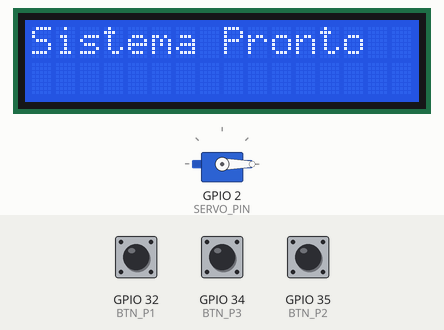
This program was run on a simulated ESP32. Shown: servo, 16×2 character LCD. The test bench sets the inputs (shaded band); at power-on: GPIO 34 (BTN_P3) HIGH, GPIO 35 (BTN_P2) HIGH, GPIO 32 (BTN_P1) HIGH. What the program prints to the serial monitor is not drawn.

Above: at 1.2 s.
1.3 s: GPIO 34 (BTN_P3) pulled LOW for 0.15 s
At 2.1 s:
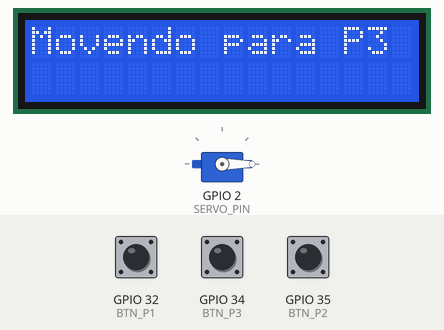
4.4 s: GPIO 34 (BTN_P3) pulled LOW for 1 s
At 6.5 s:
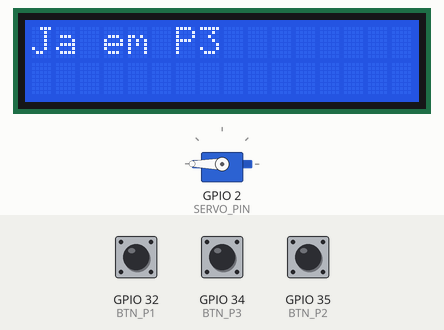
6.9 s: GPIO 35 (BTN_P2) pulled LOW for 0.15 s
At 9.7 s:
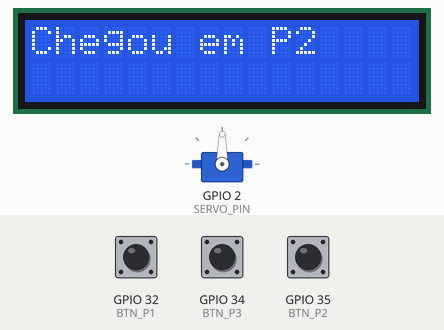
10.0 s: GPIO 32 (BTN_P1) pulled LOW for 0.15 s
At 12.4 s:
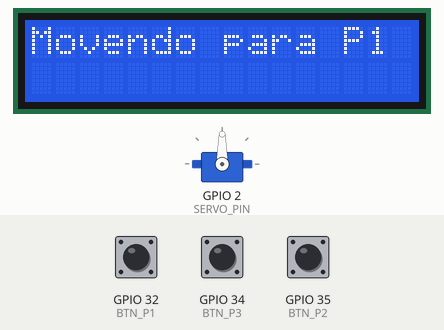
13.1 s: GPIO 32 (BTN_P1) pulled LOW for 1 s
At 15.7 s:
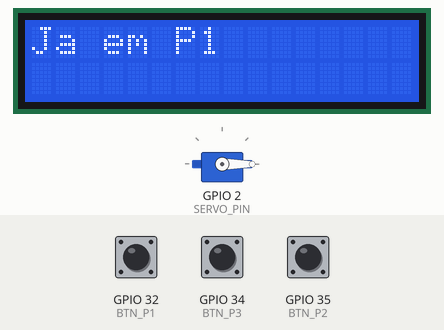
16.9 s: GPIO 35 (BTN_P2) pulled LOW for 1 s
At 21.7 s:
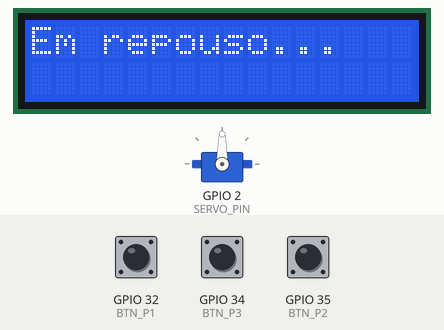
Timing chart, 0 to 21.9 s (numbered marks = the images above; inputs shaded):
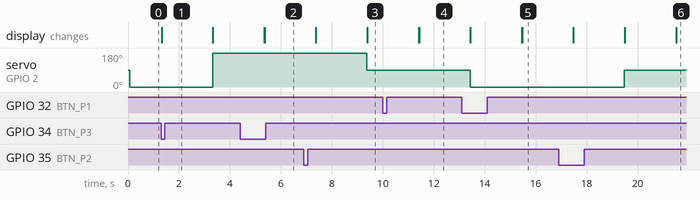

Measured:
- after the input at 1.3 s, servo on GPIO 2 (SERVO_PIN): 0° → 180° after 2.0 s; the display: changes at once (image 1)
- after the input at 4.4 s, the display: first differs from a run without the input after 0.96 s (image 2)
- after the input at 6.9 s, servo on GPIO 2 (SERVO_PIN): 180° → 90° after 2.5 s; the display: first changes after 0.48 s (image 3 shows a later state)
- after the input at 10.0 s, the display: first differs from a run without the input after 1.4 s (image 4)
- after the input at 13.1 s, the display: first differs from a run without the input after 2.4 s (image 5)
- after the input at 16.9 s, servo on GPIO 2 (SERVO_PIN): 0° → 90° after 2.6 s; the display: first changes after 0.58 s (image 6 shows a later state)

The program:

main.cpp
```cpp
#include <Arduino.h>
#include <Wire.h>
#include <LiquidCrystal_I2C.h>
#include <ESP32Servo.h>

// Definições de pinos
#define BTN_P1 32
#define BTN_P2 35
#define BTN_P3 34
#define SERVO_PIN 2

// Definições de ângulos do servo para cada posição
#define ANGULO_P1 0
#define ANGULO_P2 90
#define ANGULO_P3 180

// Configurações do LCD
LiquidCrystal_I2C lcd(0x27, 16, 2); // Endereço I2C comum para LCD1602

// Servo motor
Servo meuServo;

// Estado atual
volatile bool movimentoSolicitado = false;
volatile int destinoSolicitado = 0;
int posicaoAtual = 1; // Inicialmente na posição 1

// Protótipo da função
void moverPara(int destino);

// Funções de interrupção
void IRAM_ATTR tratarBotaoP1() {
  if (!movimentoSolicitado) {
    destinoSolicitado = 1;
    movimentoSolicitado = true;
  }
}

void IRAM_ATTR tratarBotaoP2() {
  if (!movimentoSolicitado) {
    destinoSolicitado = 2;
    movimentoSolicitado = true;
  }
}

void IRAM_ATTR tratarBotaoP3() {
  if (!movimentoSolicitado) {
    destinoSolicitado = 3;
    movimentoSolicitado = true;
  }
}

void setup() {
  // Inicializar comunicação serial
  Serial.begin(115200);

  // Configurar pinos dos botões
  pinMode(BTN_P1, INPUT_PULLUP);
  pinMode(BTN_P2, INPUT_PULLUP);
  pinMode(BTN_P3, INPUT_PULLUP);

  // Anexar interrupções
  attachInterrupt(digitalPinToInterrupt(BTN_P1), tratarBotaoP1, FALLING);
  attachInterrupt(digitalPinToInterrupt(BTN_P2), tratarBotaoP2, FALLING);
  attachInterrupt(digitalPinToInterrupt(BTN_P3), tratarBotaoP3, FALLING);

  // Inicializar o servo
  meuServo.attach(SERVO_PIN);

  // Inicializar o LCD
  lcd.init();
  lcd.backlight();
  lcd.setCursor(0, 0);
  lcd.print("Sistema Pronto");

  // Inicializar servo na posição 1
  meuServo.write(ANGULO_P1);
}

void loop() {
  if (movimentoSolicitado) {
    // Desabilitar interrupções temporariamente
    noInterrupts();
    int destino = destinoSolicitado;
    movimentoSolicitado = false;
    interrupts();

    // Validar se é movimento permitido
    if (destino != posicaoAtual) {
      moverPara(destino);
    } else {
      lcd.clear();
      lcd.setCursor(0, 0);
      lcd.print("Ja em P");
      lcd.print(destino);
      delay(2000);
    }
  }
}

void moverPara(int destino) {
  lcd.clear();
  lcd.setCursor(0, 0);
  lcd.print("Movendo para P");
  lcd.print(destino);
  Serial.printf("Movendo para P%d...\n", destino);

  // Simular tempo de deslocamento
  delay(2000);

  // Definir ângulo correspondente
  switch (destino) {
    case 1:
      meuServo.write(ANGULO_P1);
      break;
    case 2:
      meuServo.write(ANGULO_P2);
      break;
    case 3:
      meuServo.write(ANGULO_P3);
      break;
    default:
      break;
  }

  lcd.clear();
  lcd.setCursor(0, 0);
  lcd.print("Chegou em P");
  lcd.print(destino);
  Serial.printf("Chegou em P%d\n", destino);

  posicaoAtual = destino;

  delay(2000);

  lcd.clear();
  lcd.setCursor(0, 0);
  lcd.print("Em repouso...");
}
```
